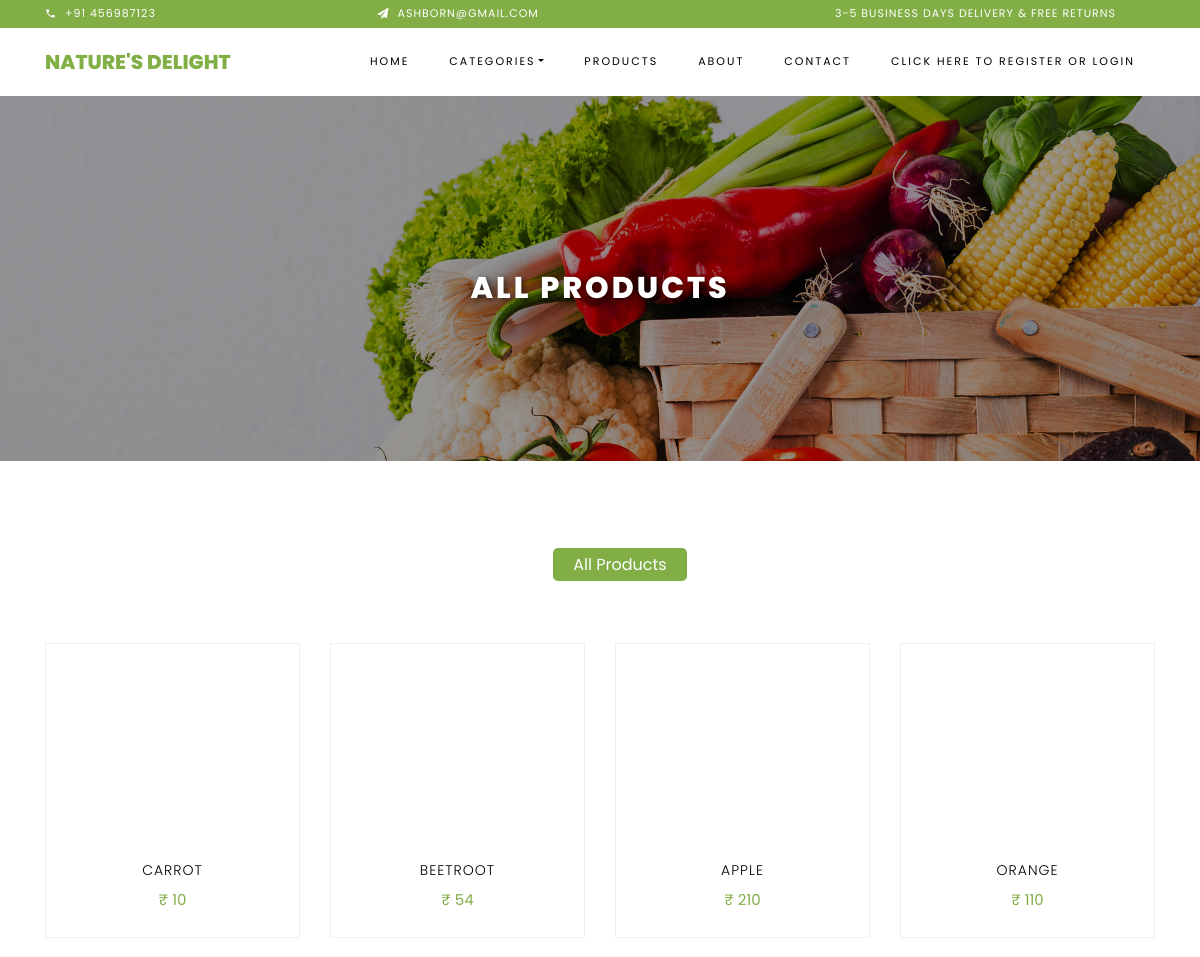
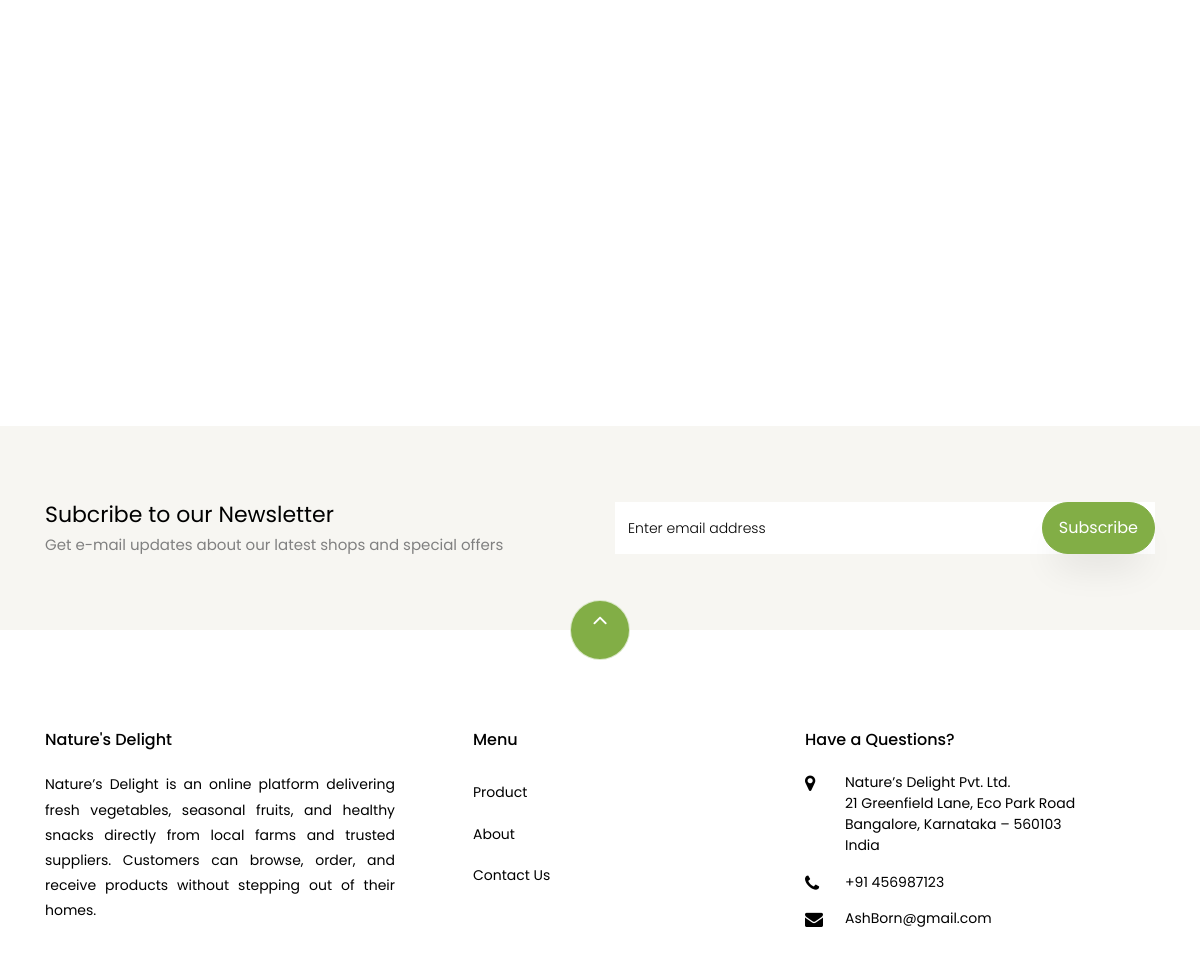
The page /all_products/ on the database its author committed (2 pictures, top to bottom).
### Admin_App/models.py (models this page shows)
class ProductDB(models.Model):
    Category_Name = models.CharField(max_length=50, blank=True, null=True)
    Product_Name = models.CharField(max_length=50, blank=True, null=True)
    Product_Description = models.CharField(max_length=50, blank=True, null=True)
    Price = models.IntegerField(blank=True, null=True)
    Product_Image = models.ImageField(upload_to="Product Images", blank=True, null=True)

### WebApp/views.py (the view)
# urls.py: path('all_products/', views.all_products, name="all_products"),
def all_products(request):
    cart_total = 0
    user_name = request.session.get('Name')
    if user_name:
        cart_total = CartDB.objects.filter(UserName=user_name).count
    categories = CategoryDB.objects.all()
    product = ProductDB.objects.all()
    return render(request , 'All_products.html' , {'product' : product ,'categories' :categories ,
                                                   'cart_total' : cart_total})

### WebApp/templates/All_products.html (shortened to what this page needs)
<!DOCTYPE html>
{% load static %}
<html lang="en">
<head>
    <link rel="stylesheet" href="{% static 'web/css/open-iconic-bootstrap.min.css' %}">
    <link rel="stylesheet" href="{% static 'web/css/animate.css' %}">
    <link rel="stylesheet" href="{% static 'web/css/owl.carousel.min.css' %}">
    <link rel="stylesheet" href="{% static 'web/css/owl.theme.default.min.css' %}">
    <link rel="stylesheet" href="{% static 'web/css/magnific-popup.css' %}">
    <link rel="stylesheet" href="{% static 'web/css/aos.css' %}">
    <link rel="stylesheet" href="{% static 'web/css/ionicons.min.css' %}">
    <link rel="stylesheet" href="{% static 'web/css/bootstrap-datepicker.css' %}">
    <link rel="stylesheet" href="{% static 'web/css/jquery.timepicker.css' %}">
    <link rel="stylesheet" href="{% static 'web/css/flaticon.css' %}">
    <link rel="stylesheet" href="{% static 'web/css/icomoon.css' %}">
    <link rel="stylesheet" href="{% static 'web/css/style.css' %}">
</head>
<body class="goto-here">
<div class="py-1 bg-primary">
    <div class="container">
        <div class="row no-gutters d-flex align-items-start align-items-center px-md-0">
            <div class="col-lg-12 d-block">
                <div class="row d-flex">
                    <div class="col-md pr-4 d-flex topper align-items-center">
                        <div class="icon mr-2 d-flex justify-content-center align-items-center"><span
                                class="icon-phone2"></span></div>
                        <span class="text">+91 456987123</span>
                    </div>
                    <div class="col-md pr-4 d-flex topper align-items-center">
                        <div class="icon mr-2 d-flex justify-content-center align-items-center"><span
                                class="icon-paper-plane"></span></div>
                        <span class="text">AshBorn@gmail.com</span>
                    </div>
                    <div class="col-md-5 pr-4 d-flex topper align-items-center text-lg-right">
                        <span class="text">3-5 Business days delivery &amp; Free Returns</span>
                    </div>
                </div>
            </div>
        </div>
    </div>
</div>
<nav class="navbar navbar-expand-lg navbar-dark ftco_navbar bg-dark ftco-navbar-light" id="ftco-navbar">
    <div class="container">
        <a class="navbar-brand" href="{% url 'Home' %}">Nature's Delight</a>
        <div class="collapse navbar-collapse" id="ftco-nav">
            <ul class="navbar-nav ml-auto">
                <li class="nav-item active"><a href="{% url 'Home' %}" class="nav-link">Home</a></li>
                <li class="nav-item dropdown">
                    <a class="nav-link dropdown-toggle" href="#" id="dropdown04" data-toggle="dropdown"
                       aria-haspopup="true" aria-expanded="false">Categories</a>
                </li>
                <li class="nav-item"><a href="{% url 'all_products' %}" class="nav-link">Products</a></li>
                <li class="nav-item"><a href="{% url 'about_us' %}" class="nav-link">About</a></li>
                <li class="nav-item"><a href="{% url 'contact_us' %}" class="nav-link">Contact</a></li>
                {% if request.session.Name %}
                <li class="nav-item"><a href="{% url 'user_logout' %}" class="nav-link">Welcome {{request.session.Name}}
                    / Logout</a></li>
                {% else %}
                <li class="nav-item"><a href="{% url 'user_registration' %}" class="nav-link">Click here to register or
                    Login</a></li>
                {% endif %}
            </ul>
        </div>
    </div>
</nav>
<div class="hero-wrap hero-bread" style="position: relative; background-image: url('{% static 'web/images/bg_1.jpg' %}');">
    <div style="position: absolute; top: 0; left: 0; width: 100%; height: 100%; background-color: rgba(0,0,0,0.4);"></div>
    <div class="container" style="position: relative; z-index: 2;">
        <div class="row no-gutters slider-text justify-content-center">
            <div class="col-md-9 ftco-animate text-center" style="margin-top: 20px;">
                <h1 class="mb-0 bread" style="color: white; text-shadow: 2px 2px 6px rgba(0,0,0,0.7);">All Products</h1>
            </div>
        </div>
    </div>
</div>
<section class="ftco-section">
    <div class="container">
        <div class="row justify-content-center">
            <div class="col-md-10 mb-5 text-center">
                <ul class="product-category">
                    <li><a href="#" class="active">All Products</a></li>
                </ul>
            </div>
        </div>
        <div class="row">
            {% for p in product %}
            <div class="col-md-6 col-lg-3 ftco-animate">
                <div class="product">
                    <a href="{% url 'single_product' product_id=p.id %}" class="img-prod">
                    </a>
                    <div class="text py-3 pb-4 px-3 text-center">
                        <h3><a href="{% url 'single_product' product_id=p.id %}">{{p.Product_Name}}</a></h3>
                        <div class="d-flex">
                            <div class="w-100 d-flex justify-content-center" style="text-decoration:none;">
                                <p class="price text-center"><span class="price-sale"> ₹ {{p.Price}}</span></p>
                            </div>
                        </div>
                    </div>
                </div>
            </div>
            {% endfor %}
        </div>
    </div>
</section>
<section class="ftco-section ftco-no-pt ftco-no-pb py-5 bg-light">
    <div class="container py-4">
        <div class="row d-flex justify-content-center py-5">
            <div class="col-md-6">
                <h2 style="font-size: 22px;" class="mb-0">Subcribe to our Newsletter</h2>
                <span>Get e-mail updates about our latest shops and special offers</span>
            </div>
            <div class="col-md-6 d-flex align-items-center">
                <form action="{% url 'subscribe_newsletter' %}" method="post" class="subscribe-form">
                    <div class="form-group d-flex">
                        <input type="email" class="form-control" name="email" placeholder="Enter email address"
                               required>
                        <button type="submit" class="btn btn-primary px-3">Subscribe</button>
                    </div>
                </form>
            </div>
        </div>
    </div>
</section>
<footer class="ftco-footer ftco-section">
    <div class="container">
        <div class="row">
            <div class="mouse">
                <a href="#" class="mouse-icon">
                    <div class="mouse-wheel"><span class="ion-ios-arrow-up"></span></div>
                </a>
            </div>
        </div>
        <div class="row mb-5">
            <div class="col-md">
                <div class="ftco-footer-widget mb-4">
                    <h2 class="ftco-heading-2">Nature's Delight</h2>
                    <p style="text-align: justify;">Nature’s Delight is an online platform delivering fresh vegetables,
                        seasonal fruits,
                        and healthy snacks directly from local farms and trusted suppliers. Customers can browse, order,
                        and receive products without stepping out of their homes.</p>
                </div>
            </div>
            <div class="col-md">
                <div class="ftco-footer-widget mb-4 ml-md-5">
                    <h2 class="ftco-heading-2">Menu</h2>
                    <ul class="list-unstyled">
                        <li><a href="{% url 'all_products' %}" class="py-2 d-block">Product</a></li>
                        <li><a href="{% url 'about_us' %}" class="py-2 d-block">About</a></li>
                        <li><a href="{% url 'contact_us' %}" class="py-2 d-block">Contact Us</a></li>
                    </ul>
                </div>
            </div>
            <div class="col-md">
                <div class="ftco-footer-widget mb-4">
                    <h2 class="ftco-heading-2">Have a Questions?</h2>
                    <div class="block-23 mb-3">
                        <ul>
                            <li><span class="icon icon-map-marker"></span>
                                <address>
                                    Nature’s Delight Pvt. Ltd.<br>
                                    21 Greenfield Lane, Eco Park Road<br>
                                    Bangalore, Karnataka – 560103<br>
                                    India
                                </address>
                            <li><a href="#"><span class="icon icon-phone"></span><span class="text">+91 456987123</span></a>
                            </li>
                            <li><a href="#"><span class="icon icon-envelope"></span><span
                                    class="text">AshBorn@gmail.com</span></a></li>
                        </ul>
                    </div>
                </div>
            </div>
        </div>
    </div>
</footer>
</body>
</html>

### WebApp/static/web/css/icomoon.css (style rules this page uses)
[class^="icon-"], [class*=" icon-"] { font-family: 'icomoon' !important; speak: none; font-style: normal; font-weight: normal; font-variant: normal; text-transform: none; line-height: 1; -webkit-font-smoothing: antialiased; -moz-osx-font-smoothing: grayscale; }
.icon-map-marker:before { content: "\f041"; }
.icon-phone:before { content: "\f095"; }
.icon-envelope:before { content: "\f0e0"; }
.icon-paper-plane:before { content: "\f1d8"; }
.icon-phone2:before { content: "\e0cd"; }

### rows shown on the page
ProductDB: Product_Name "CARROT", Price "10"
ProductDB: Product_Name "BEETROOT", Price "54"
ProductDB: Product_Name "APPLE", Price "210"
ProductDB: Product_Name "ORANGE", Price "110"
